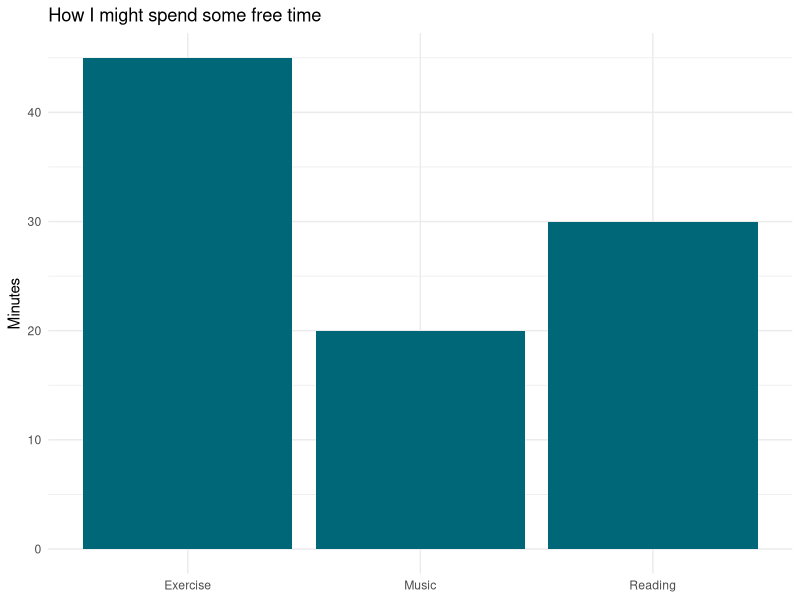

Reproduce this figure in R.
## ---- chunk 1
2 + 2
## ---- chunk 2
course_name <- "Getting Started with R"
number_of_sessions <- 10

course_name
number_of_sessions
## ---- chunk 3
minutes_per_session <- 45

total_minutes <- number_of_sessions * minutes_per_session

total_minutes
## ---- chunk 4
first_name <- "Replace this text"

message("Hello, ", first_name, "! R is working.")
## ---- chunk 5
library(tidyverse)
## ---- chunk 6
practice_data <- tibble(
  activity = c("Reading", "Exercise", "Music"),
  minutes = c(30, 45, 20)
)

practice_data
## ---- chunk 7
ggplot(
  practice_data,
  aes(x = activity, y = minutes)
) +
  geom_col(fill = "#006778") +
  labs(
    title = "How I might spend some free time",
    x = NULL,
    y = "Minutes"
  ) +
  theme_minimal()
## ---- chunk 8
R.version.string
Sys.info()[["sysname"]]
## ---- chunk 9
sessionInfo()
